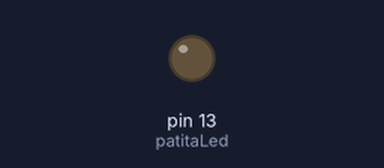
Bench run of a sketch on a simulated Arduino Uno, built with avr-gcc and run on an emulated ATmega328P. On the bench: output pins drawn as LEDs (lit = HIGH).

Above: at 0.3 s.
At 3.3 s:
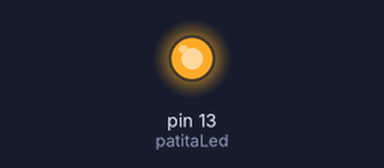
Timing chart, 0 to 5.1 s (numbered marks = the images above):
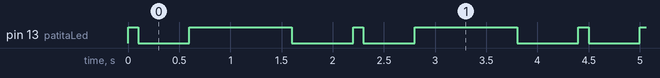

The sketch:

morse-a.ino
```cpp
int patitaLed = 13;
void setup() {
  //la patita 13 se va a comportar como SALIDA
  pinMode(patitaLed, OUTPUT);
}
void loop() {
  //Vamos a hacer una A en morse (.-)
  //2 argumentos: la patita, y si es HIGH o LOW
  // el .
  digitalWrite(patitaLed, HIGH);
  delay(100); //delay se coloca en milisegundos
  digitalWrite(patitaLed, LOW);
  delay(500);

  // la -
  digitalWrite(patitaLed, HIGH);
  delay(1000); //delay se coloca en milisegundos
  digitalWrite(patitaLed, LOW);
  delay(500);

  delay(100); //para cerrar la palabra
}
```

Measured:
- by itself, pin 13 (patitaLed): repeats every 2.2 s: LOW 0.50 s, HIGH 1.0 s, LOW 0.60 s, HIGH 0.10 s
- by itself, everything shown: repeats every 2.2 s, in 4 steps
